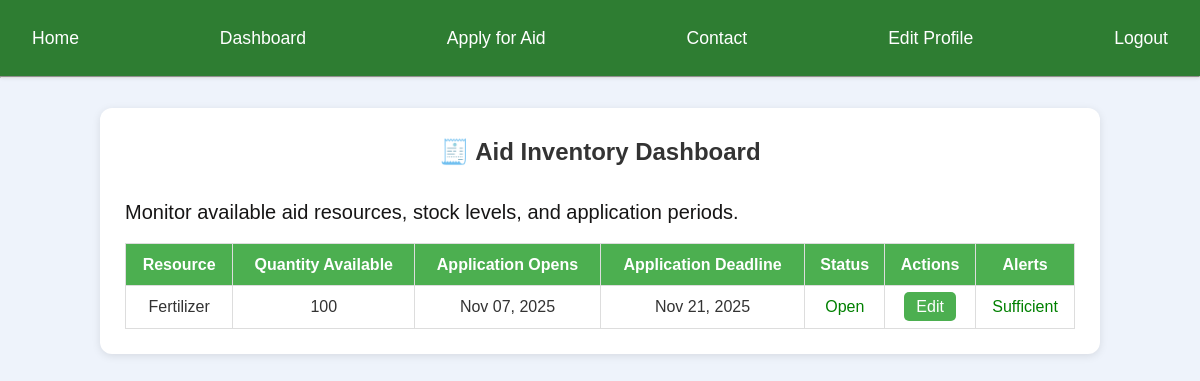
Page /officer/aid-inventory/ (signed in) on the earlier database version.
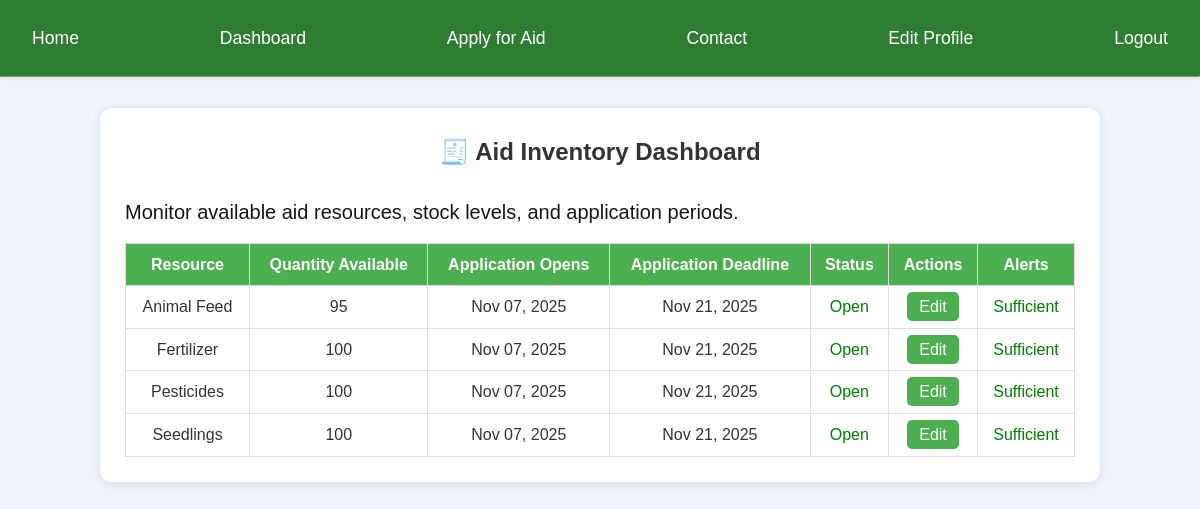
Same page on the later database version.
### core/models.py (models this page shows, shortened)
class AidItem(models.Model):
    AID_CHOICES = [
        ('fertilizer', 'Fertilizer'),
        ('seedlings', 'Seedlings'),
        ('pesticides', 'Pesticides'),
        ('animal_feed', 'Animal Feed'),
        ('other', 'Other'),
    ]
    name = models.CharField(max_length=100, choices=AID_CHOICES)
    quantity_available = models.PositiveIntegerField(default=0)
    application_start = models.DateField()
    application_deadline = models.DateField()
    is_open_for_application = models.BooleanField(default=True)
    subitems = models.JSONField(default=list, blank=True)

### core/views.py (the view)
# urls.py: path("officer/aid-inventory/", views.aid_inventory_dashboard, name="aid_inventory_dashboard"),
@login_required
@user_passes_test(is_officer_or_admin)
def aid_inventory_dashboard(request):
    aid_items = AidItem.objects.all().order_by('name')
    return render(request, "core/aid_inventory_dashboard.html", {"aid_items": aid_items})

### core/views.py (called while the page is built)
def is_officer_or_admin(user):
    return user.is_authenticated and (user.is_officer or user.is_staff)

### core/templates/core/aid_inventory_dashboard.html (shortened to what this page needs)
{% extends "base.html" %}
{% block content %}
<div class="inventory-dashboard">
    <h2>🧾 Aid Inventory Dashboard</h2>
    <p>Monitor available aid resources, stock levels, and application periods.</p>
    <table class="inventory-table">
        <thead>
            <tr>
                <th>Resource</th>
                <th>Quantity Available</th>
                <th>Application Opens</th>
                <th>Application Deadline</th>
                <th>Status</th>
                <th>Actions</th>
                <th>Alerts</th>
            </tr>
        </thead>
        <tbody>
            {% for item in aid_items %}
                <tr
                >
                    <td>{{ item.get_name_display }}</td>
                    <td>{{ item.quantity_available }}</td>
                    <td>{{ item.application_start|date:"M d, Y" }}</td>
                    <td>{{ item.application_deadline|date:"M d, Y" }}</td>
                    <td>
                        {% if item.is_open_for_application %}
                            <span style="color: green;">Open</span>
                        {% else %}
                            <span style="color: gray;">Closed</span>
                        {% endif %}
                    </td>
                    <td>
    <a href="{% url 'edit_aid_item' item.id %}" class="btn-edit">Edit</a>
</td>
                    <td>
                        {% if item.quantity_available <= 0 %}
                            <span style="color: red; font-weight: bold;">Out of stock</span>
                        {% elif item.quantity_available <= 5 %}
                            <span style="color: orange;">Low stock</span>
                        {% else %}
                            <span style="color: green;">Sufficient</span>
                        {% endif %}
                    </td>
                </tr>
            {% empty %}
                <tr>
                    <td colspan="6" style="text-align:center;">No aid items available yet.</td>
                </tr>
            {% endfor %}
        </tbody>
    </table>
</div>
{% endblock %}

Differences in the rows shown:
added AidItem: name "Animal Feed", quantity_available "95", application_start "Nov 07, 2025", application_deadline "Nov 21, 2025", is_open_for_application "Open", shows "Sufficient"
added AidItem: name "Pesticides", quantity_available "100", application_start "Nov 07, 2025", application_deadline "Nov 21, 2025", is_open_for_application "Open", shows "Sufficient"
added AidItem: name "Seedlings", quantity_available "100", application_start "Nov 07, 2025", application_deadline "Nov 21, 2025", is_open_for_application "Open", shows "Sufficient"
